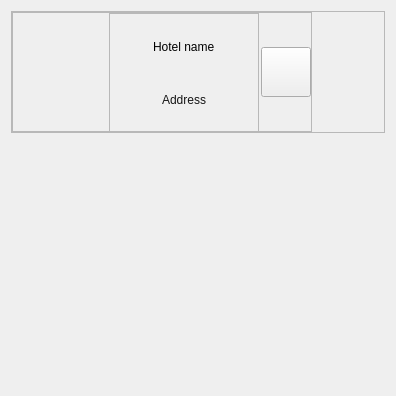
           <widget class="QWidget" name="scrollAreaWidgetContents_HotelMenu">
            <property name="geometry">
             <rect>
              <x>0</x>
              <y>0</y>
              <width>396</width>
              <height>396</height>
             </rect>
            </property>
            <layout class="QVBoxLayout" name="verticalLayout_27">
             <item alignment="Qt::AlignTop">
              <widget class="QFrame" name="parentFrameHotel">
               <property name="layoutDirection">
                <enum>Qt::LeftToRight</enum>
               </property>
               <property name="frameShape">
                <enum>QFrame::StyledPanel</enum>
               </property>
               <property name="frameShadow">
                <enum>QFrame::Raised</enum>
               </property>
               <layout class="QVBoxLayout" name="verticalLayout_36">
                <property name="spacing">
                 <number>0</number>
                </property>
                <property name="sizeConstraint">
                 <enum>QLayout::SetDefaultConstraint</enum>
                </property>
                <property name="leftMargin">
                 <number>0</number>
                </property>
                <property name="topMargin">
                 <number>0</number>
                </property>
                <property name="rightMargin">
                 <number>0</number>
                </property>
                <property name="bottomMargin">
                 <number>0</number>
                </property>
                <item>
                 <widget class="QFrame" name="modelFrameHotel">
                  <property name="minimumSize">
                   <size>
                    <width>300</width>
                    <height>120</height>
                   </size>
                  </property>
                  <property name="maximumSize">
                   <size>
                    <width>300</width>
                    <height>120</height>
                   </size>
                  </property>
                  <property name="frameShape">
                   <enum>QFrame::StyledPanel</enum>
                  </property>
                  <property name="frameShadow">
                   <enum>QFrame::Raised</enum>
                  </property>
                  <layout class="QHBoxLayout" name="horizontalLayout_51">
                   <property name="leftMargin">
                    <number>0</number>
                   </property>
                   <property name="topMargin">
                    <number>0</number>
                   </property>
                   <property name="rightMargin">
                    <number>0</number>
                   </property>
                   <property name="bottomMargin">
                    <number>0</number>
                   </property>
                   <item>
                    <widget class="QLabel" name="hotelimg">
                     <property name="minimumSize">
                      <size>
                       <width>90</width>
                       <height>120</height>
                      </size>
                     </property>
                     <property name="maximumSize">
                      <size>
                       <width>90</width>
                       <height>120</height>
                      </size>
                     </property>
                     <property name="text">
                      <string/>
                     </property>
                     <property name="pixmap">
                      <pixmap>../img/testhotel.png</pixmap>
                     </property>
                     <property name="scaledContents">
                      <bool>true</bool>
                     </property>
                    </widget>
                   </item>
                   <item alignment="Qt::AlignLeft">
                    <widget class="QFrame" name="addressFrame">
                     <property name="minimumSize">
                      <size>
                       <width>150</width>
                       <height>120</height>
                      </size>
                     </property>
                     <property name="maximumSize">
                      <size>
                       <width>150</width>
                       <height>120</height>
                      </size>
                     </property>
                     <property name="frameShape">
                      <enum>QFrame::StyledPanel</enum>
                     </property>
                     <property name="frameShadow">
                      <enum>QFrame::Raised</enum>
                     </property>
                     <layout class="QVBoxLayout" name="verticalLayout_39">
                      <item alignment="Qt::AlignHCenter">
                       <widget class="QLabel" name="hotelNameLabel">
                        <property name="text">
                         <string>Hotel name</string>
                        </property>
                       </widget>
                      </item>
                      <item alignment="Qt::AlignHCenter">
                       <widget class="QLabel" name="hotelAddressLabel">
                        <property name="styleSheet">
                         <string notr="true">QLabel{
	color: rgb(21, 21, 21);
	font: 12px &quot;Google Sans&quot;;
}</string>
                        </property>
                        <property name="text">
                         <string>Address</string>
                        </property>
                       </widget>
                      </item>
                     </layout>
                    </widget>
                   </item>
                   <item>
                    <widget class="QPushButton" name="hotelPushButton">
                     <property name="minimumSize">
                      <size>
                       <width>50</width>
                       <height>50</height>
                      </size>
                     </property>
                     <property name="maximumSize">
                      <size>
                       <width>50</width>
                       <height>50</height>
                      </size>
                     </property>
                     <property name="text">
                      <string/>
                     </property>
                     <property name="icon">
                      <iconset>
                       <normaloff>../img/feather/arrow-right-circle.svg</normaloff>../img/feather/arrow-right-circle.svg</iconset>
                     </property>
                     <property name="iconSize">
                      <size>
                       <width>30</width>
                       <height>30</height>
                      </size>
                     </property>
                    </widget>
                   </item>
                  </layout>
                 </widget>
                </item>
               </layout>
              </widget>
             </item>
            </layout>
           </widget>
